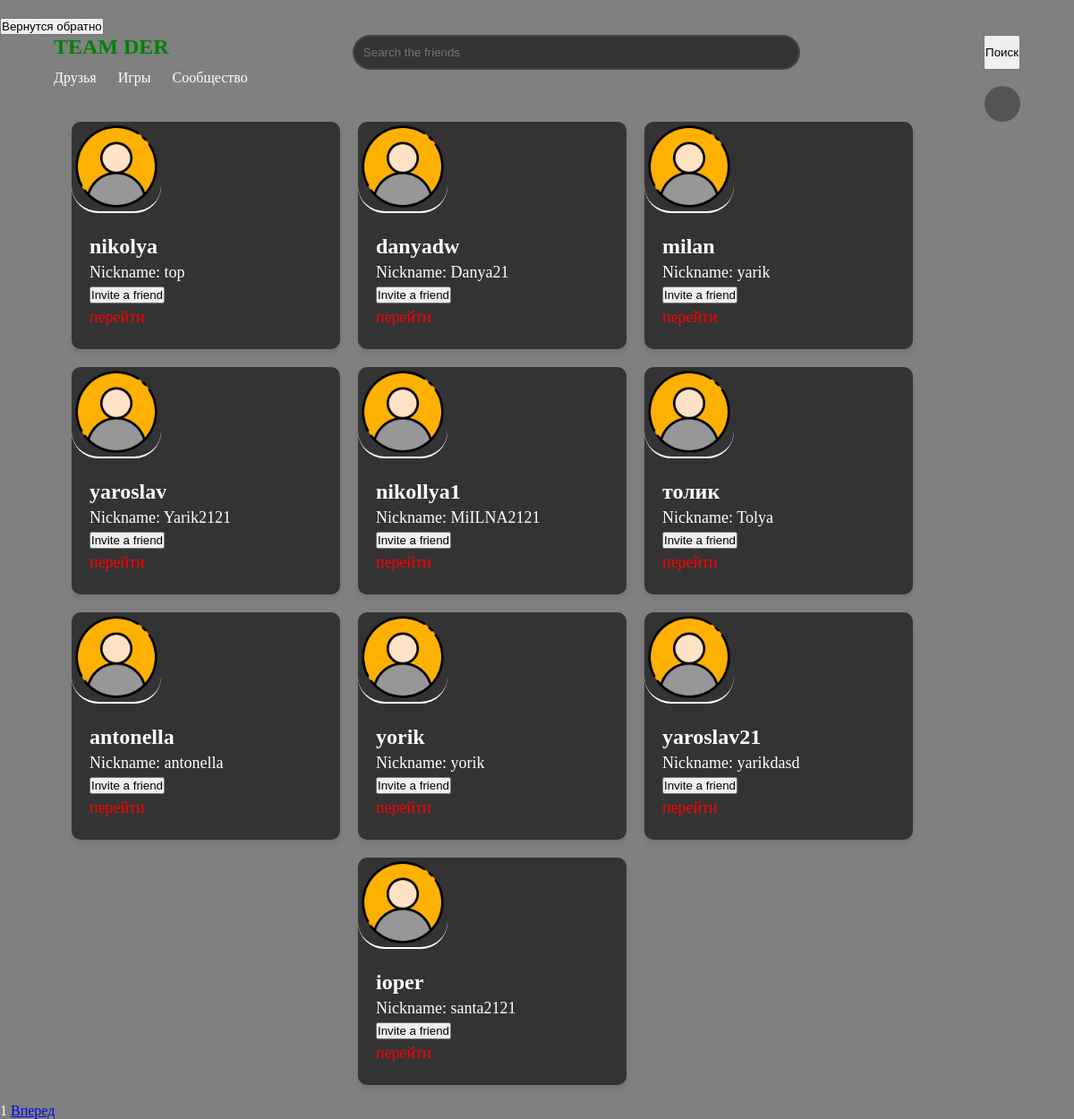
/find_users/ (signed in), run on the app's committed database.
### my_codes/models.py (models this page shows, shortened)
class NIKNEM(models.Model):
    niknem = models.CharField(max_length=30, null=True)
    user = models.ForeignKey(User, on_delete=models.CASCADE, null=True)

### my_codes/views.py (the view)
# urls.py: path("find_users/", views.find_users_page, name="find_users_page"),
def find_users_page(request):
    context = {}
    if request.method == "POST":
        form = SearchUserForm(request.POST)
        if form.is_valid():
            query = form.cleaned_data["query"]
            page = 0
        else:
            query = ""
            page = 0
    else:
        query = request.GET.get("query", "")
        page = max(0, int(request.GET.get("page", 1)) - 1)
    all_accounts_count = NIKNEM.objects.filter(niknem__contains=query).count()
    current_user = request.user
    accounts = NIKNEM.objects.filter(niknem__contains=query).exclude(user=current_user)[page * 10: page * 10 + 10]
    context["page"] = page + 1
    context["accounts"] = accounts
    context["max_page"] = all_accounts_count // 10 + (all_accounts_count % 10 != 0)
    context["query"] = query
    context["form"] = SearchUserForm(initial={"query": query})
    if "add_friend" in request.POST:
        friend_id = request.POST.get("friend_id")
        friend = get_object_or_404(User, id=friend_id)
        Friend.make_friend(request.user, friend)
    return render(request, "find_users.html", context)

### my_codes/forms.py
class SearchUserForm(forms.Form):
    query = CharField(required=True, label='')

### my_codes/templatetags/user_avatar.py (called while the page is built)
@register.simple_tag(name='user_avatar')
def user_avatar(userid):
    path = MEDIA_ROOT + '/avatars/' + str(userid) + '.png'
    print(MEDIA_ROOT + '/avatars/' + str(userid) + '.png')
    if os.path.isfile(path):
        return MEDIA_URL + 'avatars/' + str(userid) + '.png'
    else:
        return MEDIA_URL + 'avatars/default.png'

### my_codes/templates/find_users.html (shortened to what this page needs)
{% load static %}
{% load user_avatar %}
<!DOCTYPE html>
<html lang="en">
<head>
    <link href="{% static 'find_users_style.css' %}" rel="stylesheet">
</head>
<body>
<header>
    <a href="{% url 'homePage' %}"><button>Вернутся обратно</button></a>
        <div class="container1">
          <div style="display: flex; ">
            <h1 style="color: green;">TEAM DER</h1>
            <input type="text" id="query" class="dark-rounded-input" placeholder="Search the friends" style="width: 500px;" name="query">
              <button onclick="searchButton()" class="glow-on-hover">Поиск</button>
          </div>
          <nav>
            <ul>
              <li><a href="#">Друзья</a></li>
              <li><a href="#">Игры</a></li>
              <li><a href="#">Сообщество</a></li>
            </ul>
          </nav>
          <div class="user-avatar">
          </div>
        </div>
    </header>
    {% if accounts|length > 0 %}
        <div class="container">
    {% for account in accounts %}
    <div class="user-card">
        <img src="{% user_avatar account.user.id %}" alt="User Avatar" style="border-radius: 30px; width: 100px;">
        <div class="user-info">
            <h2>{{ account.user.username }}</h2>
            <p>Nickname: {{ account.niknem }}</p>
            <form method="post" action="{% url 'find_users_page' %}">
                <button class="btn" type="submit" name="add_friend">Invite a friend</button>
            </form>
            {% if account.user %}
                <a href="{% url 'polzovatels_account' account.user.id %}" style="text-decoration: none; color: red;"><p>перейти</p></a>
            {% endif %}
        </div>
    </div>
{% endfor %}
</div>
    {% else %}
    <h1>Ничего не найдено</h1>
    {% endif %}
    {% if accounts|length > 0 %}
        <div class="paginator">
            {{ page }}
            {% if page < max_page %}
                <a href="/find_users?query={{ query }}&page={{ page|add:1 }}">Вперед</a>
            {% endif %}
        </div>
    {% endif %}
</body>
</html>

### my_codes/templates/find_users.html (style rules this page uses)
* { margin: 0; padding: 0; box-sizing: border-box; }
body { font-family: 'Rocher'; background-color: grey; color: #ffffff; margin: 0; padding: 0; }
.container { display: flex; flex-wrap: wrap; justify-content: center; gap: 20px; padding: 20px; }
.user-card { background-color: #333333; border-radius: 10px; overflow: hidden; box-shadow: 0 4px 6px rgba(0, 0, 0, 0.1); width: 300px; }
.user-card img { width: 100%; height: auto; border-bottom: 2px solid #ffffff; }
.user-info { padding: 20px; }
.user-info h2 { margin-top: 0; font-size: 24px; }
.user-info p { margin: 5px 0; font-size: 18px; }
.container1 { width: 90%; max-width: 1200px; margin: 0 auto; }
.dark-rounded-input { background-color: #333; color: #fff; padding: 10px; border-radius: 20px; border-color: #444; border-style: solid; outline: none; margin: auto; }
.user-avatar { float: right; width: 40px; height: 40px; border-radius: 50%; background-color: #555; }
header { padding: 20px 0; }
header h1 { font-size: 24px; }
nav ul { list-style-type: none; }
nav ul li { display: inline; margin-right: 20px; }
nav ul li a { color: #fff; text-decoration: none; }

### data on the page
NIKNEM: user.username "nikolya", niknem "top", shows "перейти"
NIKNEM: user.username "danyadw", niknem "Danya21", shows "перейти"
NIKNEM: user.username "milan", niknem "yarik", shows "перейти"
NIKNEM: user.username "yaroslav", niknem "Yarik2121", shows "перейти"
NIKNEM: user.username "nikollya1", niknem "MiILNA2121", shows "перейти"
NIKNEM: user.username "толик", niknem "Tolya", shows "перейти"
NIKNEM: user.username "antonella", niknem "antonella", shows "перейти"
NIKNEM: user.username "yorik", niknem "yorik", shows "перейти"
NIKNEM: user.username "yaroslav21", niknem "yarikdasd", shows "перейти"
NIKNEM: user.username "ioper", niknem "santa2121", shows "перейти"

### other printed values
{{ page }} "1"
